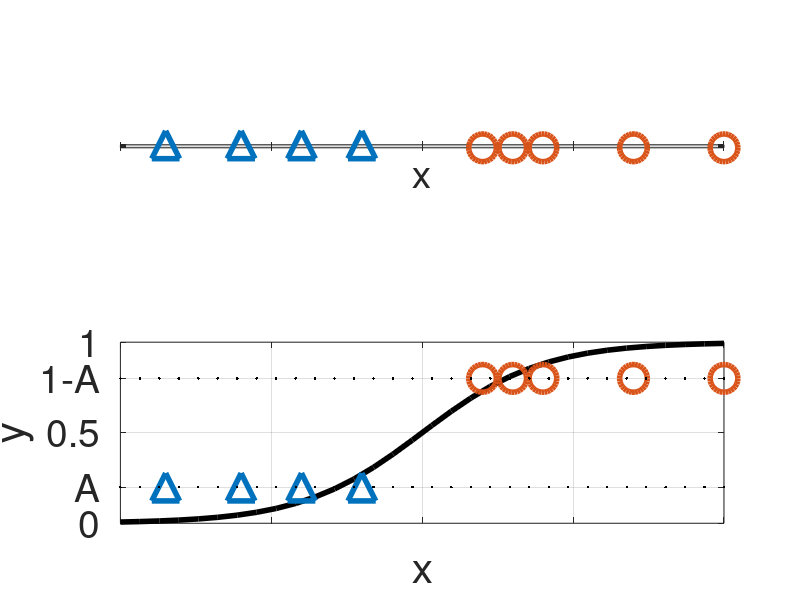

The MATLAB script that drew this image:
%
clear
LINEWIDTH=4;
FONTSIZE=28;
MARKERSIZE=20;
%%%%%%%%%%%%%%%%%%%%%%%%%%%%%%%%%%%%%%%%%%%%%%%%%%%%%%%%%%%%%%%%%%%%%%%%%%%%%%%%
function F=func_sigmoid(U)
    F=1./(1.0+exp(-U));
endfunction


u=linspace(-10,10,32);
F=func_sigmoid(0.5*u);

A1=0.2;
u1=[-4 -8.5 -2 -6];
f1=0*u1+A1;

A2=0.8;
u2=[10 4 7  2 3];
f2=0*u2+A2;

subplot(2,1,1)
plot(   u1,f1,'^','linewidth',LINEWIDTH,'markersize',MARKERSIZE, ...
        u2,0*f2,'o','linewidth',LINEWIDTH,'markersize',MARKERSIZE);
hx=xlabel('x');
set(hx,'fontsize',FONTSIZE);
grid
set(gca,'xticklabel',{' ',' ',' ',' '})
set(gca,'yticklabel',{' ',' ',' ',' '})
daspect([0.5 1 1])

subplot(2,1,2)
plot(   u,F,'k','linewidth',LINEWIDTH, ...
        u1,f1,'^','linewidth',LINEWIDTH,'markersize',MARKERSIZE, ...
        u2,f2,'o','linewidth',LINEWIDTH,'markersize',MARKERSIZE,...
        u,ones(size(u))*A1,'.k',...
        u,ones(size(u))*A2,'.k');
%
hx=xlabel('x');
ylim([0 1])
set(hx,'fontsize',FONTSIZE);
hy=ylabel('y');
set(hy,'fontsize',FONTSIZE);
grid
set(gca,'xticklabel',{' ',' ',' ',' '})
set(gca,'ytick',[0 A1 0.5 A2 1])
set(gca,'yticklabel',{'0','A','0.5','1-A','1'})
daspect([6 1 1])


set(gca,'fontsize',FONTSIZE);
%set(gca,'linewidth',LINEWIDTH);

print(gcf,'reglogr1r1.eps','-depsc')

